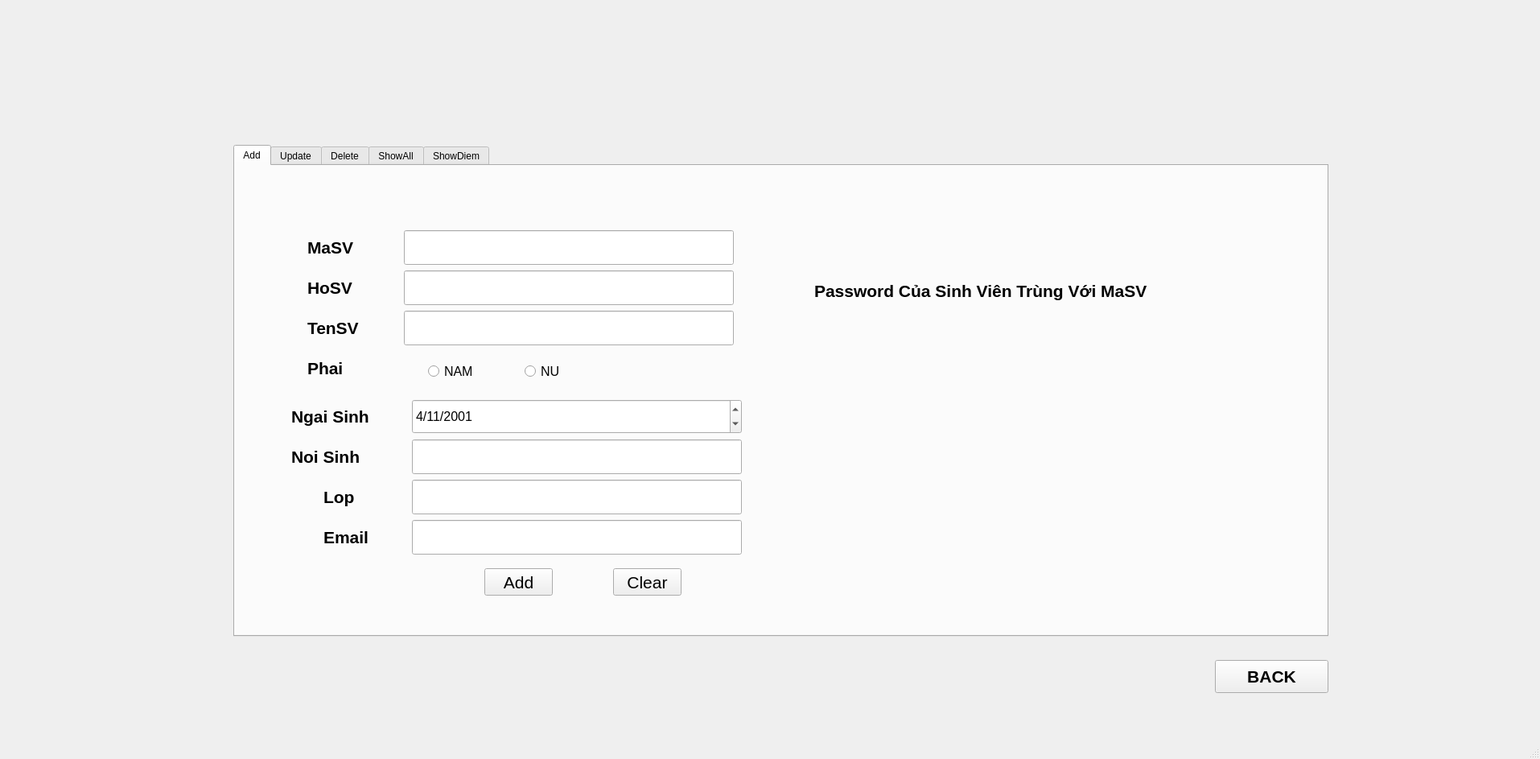
<?xml version="1.0" encoding="UTF-8"?>
<ui version="4.0">
 <class>MainWindow</class>
 <widget class="QMainWindow" name="MainWindow">
  <property name="geometry">
   <rect>
    <x>0</x>
    <y>0</y>
    <width>1914</width>
    <height>943</height>
   </rect>
  </property>
  <property name="windowTitle">
   <string>MainWindow</string>
  </property>
  <widget class="QWidget" name="centralwidget">
   <widget class="QTabWidget" name="tab">
    <property name="enabled">
     <bool>true</bool>
    </property>
    <property name="geometry">
     <rect>
      <x>290</x>
      <y>180</y>
      <width>1361</width>
      <height>611</height>
     </rect>
    </property>
    <property name="sizePolicy">
     <sizepolicy hsizetype="Maximum" vsizetype="Maximum">
      <horstretch>0</horstretch>
      <verstretch>0</verstretch>
     </sizepolicy>
    </property>
    <property name="baseSize">
     <size>
      <width>1000</width>
      <height>1000</height>
     </size>
    </property>
    <property name="font">
     <font>
      <stylestrategy>PreferAntialias</stylestrategy>
     </font>
    </property>
    <property name="contextMenuPolicy">
     <enum>Qt::NoContextMenu</enum>
    </property>
    <property name="tabPosition">
     <enum>QTabWidget::North</enum>
    </property>
    <property name="tabShape">
     <enum>QTabWidget::Rounded</enum>
    </property>
    <property name="currentIndex">
     <number>0</number>
    </property>
    <property name="iconSize">
     <size>
      <width>20</width>
      <height>20</height>
     </size>
    </property>
    <widget class="QWidget" name="Add">
     <attribute name="title">
      <string>Add</string>
     </attribute>
     <widget class="QLineEdit" name="QLineAMaSV">
      <property name="geometry">
       <rect>
        <x>210</x>
        <y>80</y>
        <width>410</width>
        <height>43</height>
       </rect>
      </property>
      <property name="font">
       <font>
        <pointsize>16</pointsize>
       </font>
      </property>
     </widget>
     <widget class="QLineEdit" name="QLineAHoSV">
      <property name="geometry">
       <rect>
        <x>210</x>
        <y>130</y>
        <width>410</width>
        <height>43</height>
       </rect>
      </property>
      <property name="font">
       <font>
        <pointsize>16</pointsize>
       </font>
      </property>
     </widget>
     <widget class="QLineEdit" name="QLineATenSV">
      <property name="geometry">
       <rect>
        <x>210</x>
        <y>180</y>
        <width>410</width>
        <height>43</height>
       </rect>
      </property>
      <property name="font">
       <font>
        <pointsize>16</pointsize>
       </font>
      </property>
     </widget>
     <widget class="QRadioButton" name="OpNAM">
      <property name="geometry">
       <rect>
        <x>240</x>
        <y>240</y>
        <width>81</width>
        <height>30</height>
       </rect>
      </property>
      <property name="font">
       <font>
        <pointsize>12</pointsize>
       </font>
      </property>
      <property name="text">
       <string>NAM</string>
      </property>
     </widget>
     <widget class="QRadioButton" name="OpNU">
      <property name="geometry">
       <rect>
        <x>360</x>
        <y>240</y>
        <width>81</width>
        <height>30</height>
       </rect>
      </property>
      <property name="font">
       <font>
        <pointsize>12</pointsize>
       </font>
      </property>
      <property name="text">
       <string>NU</string>
      </property>
     </widget>
     <widget class="QDateEdit" name="QDateANS">
      <property name="geometry">
       <rect>
        <x>220</x>
        <y>290</y>
        <width>410</width>
        <height>43</height>
       </rect>
      </property>
      <property name="font">
       <font>
        <pointsize>12</pointsize>
       </font>
      </property>
      <property name="dateTime">
       <datetime>
        <hour>0</hour>
        <minute>0</minute>
        <second>0</second>
        <year>2001</year>
        <month>11</month>
        <day>4</day>
       </datetime>
      </property>
      <property name="maximumDateTime">
       <datetime>
        <hour>23</hour>
        <minute>59</minute>
        <second>59</second>
        <year>2020</year>
        <month>11</month>
        <day>30</day>
       </datetime>
      </property>
      <property name="maximumDate">
       <date>
        <year>2020</year>
        <month>11</month>
        <day>30</day>
       </date>
      </property>
      <property name="displayFormat">
       <string>d/M/yyyy</string>
      </property>
      <property name="date">
       <date>
        <year>2001</year>
        <month>11</month>
        <day>4</day>
       </date>
      </property>
     </widget>
     <widget class="QLineEdit" name="QLineADC">
      <property name="geometry">
       <rect>
        <x>220</x>
        <y>340</y>
        <width>410</width>
        <height>43</height>
       </rect>
      </property>
      <property name="font">
       <font>
        <pointsize>16</pointsize>
       </font>
      </property>
     </widget>
     <widget class="QLineEdit" name="QLineALop">
      <property name="geometry">
       <rect>
        <x>220</x>
        <y>390</y>
        <width>410</width>
        <height>43</height>
       </rect>
      </property>
      <property name="font">
       <font>
        <pointsize>16</pointsize>
       </font>
      </property>
     </widget>
     <widget class="QLabel" name="label_5">
      <property name="geometry">
       <rect>
        <x>90</x>
        <y>80</y>
        <width>110</width>
        <height>43</height>
       </rect>
      </property>
      <property name="font">
       <font>
        <pointsize>16</pointsize>
        <weight>75</weight>
        <bold>true</bold>
       </font>
      </property>
      <property name="text">
       <string>MaSV</string>
      </property>
     </widget>
     <widget class="QLabel" name="label_7">
      <property name="geometry">
       <rect>
        <x>90</x>
        <y>130</y>
        <width>110</width>
        <height>43</height>
       </rect>
      </property>
      <property name="font">
       <font>
        <pointsize>16</pointsize>
        <weight>75</weight>
        <bold>true</bold>
       </font>
      </property>
      <property name="text">
       <string>HoSV</string>
      </property>
     </widget>
     <widget class="QLabel" name="label_8">
      <property name="geometry">
       <rect>
        <x>90</x>
        <y>180</y>
        <width>110</width>
        <height>43</height>
       </rect>
      </property>
      <property name="font">
       <font>
        <pointsize>16</pointsize>
        <weight>75</weight>
        <bold>true</bold>
       </font>
      </property>
      <property name="text">
       <string>TenSV</string>
      </property>
     </widget>
     <widget class="QLabel" name="label_9">
      <property name="geometry">
       <rect>
        <x>90</x>
        <y>230</y>
        <width>110</width>
        <height>43</height>
       </rect>
      </property>
      <property name="font">
       <font>
        <pointsize>16</pointsize>
        <weight>75</weight>
        <bold>true</bold>
       </font>
      </property>
      <property name="text">
       <string>Phai</string>
      </property>
     </widget>
     <widget class="QLabel" name="label_10">
      <property name="geometry">
       <rect>
        <x>70</x>
        <y>290</y>
        <width>131</width>
        <height>43</height>
       </rect>
      </property>
      <property name="font">
       <font>
        <pointsize>16</pointsize>
        <weight>75</weight>
        <bold>true</bold>
       </font>
      </property>
      <property name="text">
       <string>Ngai Sinh</string>
      </property>
     </widget>
     <widget class="QLabel" name="label_11">
      <property name="geometry">
       <rect>
        <x>70</x>
        <y>340</y>
        <width>121</width>
        <height>43</height>
       </rect>
      </property>
      <property name="font">
       <font>
        <pointsize>16</pointsize>
        <weight>75</weight>
        <bold>true</bold>
       </font>
      </property>
      <property name="text">
       <string>Noi Sinh</string>
      </property>
     </widget>
     <widget class="QLabel" name="label_12">
      <property name="geometry">
       <rect>
        <x>110</x>
        <y>390</y>
        <width>110</width>
        <height>43</height>
       </rect>
      </property>
      <property name="font">
       <font>
        <pointsize>16</pointsize>
        <weight>75</weight>
        <bold>true</bold>
       </font>
      </property>
      <property name="text">
       <string>Lop</string>
      </property>
     </widget>
     <widget class="QLabel" name="label_13">
      <property name="geometry">
       <rect>
        <x>720</x>
        <y>110</y>
        <width>561</width>
        <height>91</height>
       </rect>
      </property>
      <property name="font">
       <font>
        <pointsize>16</pointsize>
        <weight>75</weight>
        <bold>true</bold>
       </font>
      </property>
      <property name="text">
       <string>Password Của Sinh Viên Trùng Với MaSV</string>
      </property>
      <property name="wordWrap">
       <bool>true</bool>
      </property>
     </widget>
     <widget class="QPushButton" name="QButtonAAddStudent">
      <property name="geometry">
       <rect>
        <x>310</x>
        <y>500</y>
        <width>85</width>
        <height>34</height>
       </rect>
      </property>
      <property name="font">
       <font>
        <pointsize>16</pointsize>
       </font>
      </property>
      <property name="text">
       <string>Add</string>
      </property>
     </widget>
     <widget class="QPushButton" name="QButtonAClear">
      <property name="geometry">
       <rect>
        <x>470</x>
        <y>500</y>
        <width>85</width>
        <height>34</height>
       </rect>
      </property>
      <property name="font">
       <font>
        <pointsize>16</pointsize>
       </font>
      </property>
      <property name="text">
       <string>Clear</string>
      </property>
     </widget>
     <widget class="QLineEdit" name="QLineAEmail">
      <property name="geometry">
       <rect>
        <x>220</x>
        <y>440</y>
        <width>410</width>
        <height>43</height>
       </rect>
      </property>
      <property name="font">
       <font>
        <pointsize>16</pointsize>
       </font>
      </property>
     </widget>
     <widget class="QLabel" name="label_17">
      <property name="geometry">
       <rect>
        <x>110</x>
        <y>440</y>
        <width>110</width>
        <height>43</height>
       </rect>
      </property>
      <property name="font">
       <font>
        <pointsize>16</pointsize>
        <weight>75</weight>
        <bold>true</bold>
       </font>
      </property>
      <property name="text">
       <string>Email</string>
      </property>
     </widget>
    </widget>
    <widget class="QWidget" name="Update">
     <attribute name="title">
      <string>Update</string>
     </attribute>
     <widget class="QPushButton" name="QButtonUUpdate">
      <property name="geometry">
       <rect>
        <x>270</x>
        <y>490</y>
        <width>101</width>
        <height>31</height>
       </rect>
      </property>
      <property name="font">
       <font>
        <pointsize>14</pointsize>
       </font>
      </property>
      <property name="text">
       <string>Update</string>
      </property>
     </widget>
     <widget class="QPushButton" name="QButtonUClear">
      <property name="geometry">
       <rect>
        <x>390</x>
        <y>490</y>
        <width>91</width>
        <height>31</height>
       </rect>
      </property>
      <property name="font">
       <font>
        <pointsize>14</pointsize>
       </font>
      </property>
      <property name="text">
       <string>Clear</string>
      </property>
     </widget>
     <widget class="QTableWidget" name="QTableUpdate">
      <property name="enabled">
       <bool>true</bool>
      </property>
      <property name="geometry">
       <rect>
        <x>585</x>
        <y>150</y>
        <width>731</width>
        <height>281</height>
       </rect>
      </property>
      <property name="sizePolicy">
       <sizepolicy hsizetype="Expanding" vsizetype="Expanding">
        <horstretch>0</horstretch>
        <verstretch>0</verstretch>
       </sizepolicy>
      </property>
      <property name="minimumSize">
       <size>
        <width>731</width>
        <height>20</height>
       </size>
      </property>
      <property name="maximumSize">
       <size>
        <width>731</width>
        <height>16777215</height>
       </size>
      </property>
      <property name="font">
       <font>
        <pointsize>9</pointsize>
        <weight>50</weight>
        <bold>false</bold>
       </font>
      </property>
      <property name="layoutDirection">
       <enum>Qt::LeftToRight</enum>
      </property>
      <property name="editTriggers">
       <set>QAbstractItemView::AnyKeyPressed|QAbstractItemView::CurrentChanged|QAbstractItemView::DoubleClicked|QAbstractItemView::EditKeyPressed</set>
      </property>
      <property name="dragEnabled">
       <bool>true</bool>
      </property>
      <property name="dragDropOverwriteMode">
       <bool>false</bool>
      </property>
      <property name="dragDropMode">
       <enum>QAbstractItemView::DragOnly</enum>
      </property>
      <property name="verticalScrollMode">
       <enum>QAbstractItemView::ScrollPerPixel</enum>
      </property>
      <property name="horizontalScrollMode">
       <enum>QAbstractItemView::ScrollPerPixel</enum>
      </property>
      <property name="gridStyle">
       <enum>Qt::CustomDashLine</enum>
      </property>
      <property name="rowCount">
       <number>1</number>
      </property>
      <attribute name="horizontalHeaderDefaultSectionSize">
       <number>85</number>
      </attribute>
      <attribute name="horizontalHeaderMinimumSectionSize">
       <number>24</number>
      </attribute>
      <attribute name="verticalHeaderDefaultSectionSize">
       <number>1</number>
      </attribute>
      <row/>
      <column>
       <property name="text">
        <string>MaSV</string>
       </property>
       <property name="font">
        <font>
         <pointsize>14</pointsize>
         <weight>75</weight>
         <bold>true</bold>
        </font>
       </property>
      </column>
      <column>
       <property name="text">
        <string>HoSV</string>
       </property>
       <property name="font">
        <font>
         <pointsize>14</pointsize>
         <weight>75</weight>
         <bold>true</bold>
        </font>
       </property>
      </column>
      <column>
       <property name="text">
        <string>TenSV</string>
       </property>
       <property name="font">
        <font>
         <pointsize>14</pointsize>
         <weight>75</weight>
         <bold>true</bold>
        </font>
       </property>
      </column>
      <column>
       <property name="text">
        <string>PHAI</string>
       </property>
       <property name="font">
        <font>
         <pointsize>14</pointsize>
         <weight>75</weight>
         <bold>true</bold>
        </font>
       </property>
      </column>
      <column>
       <property name="text">
        <string>NGAY SINH</string>
       </property>
       <property name="font">
        <font>
         <pointsize>14</pointsize>
         <weight>75</weight>
         <bold>true</bold>
        </font>
       </property>
      </column>
      <column>
       <property name="text">
        <string>NOI SINH</string>
       </property>
       <property name="font">
        <font>
         <pointsize>14</pointsize>
         <weight>75</weight>
         <bold>true</bold>
        </font>
       </property>
      </column>
      <column>
       <property name="text">
        <string>LOP</string>
       </property>
       <property name="font">
        <font>
         <pointsize>14</pointsize>
         <weight>75</weight>
         <bold>true</bold>
        </font>
       </property>
      </column>
      <column>
       <property name="text">
        <string>EMAIL</string>
       </property>
       <property name="font">
        <font>
         <pointsize>14</pointsize>
         <weight>75</weight>
         <bold>true</bold>
        </font>
       </property>
      </column>
     </widget>
     <widget class="QLabel" name="label">
      <property name="geometry">
       <rect>
        <x>780</x>
        <y>100</y>
        <width>161</width>
        <height>31</height>
       </rect>
      </property>
      <property name="font">
       <font>
        <pointsize>12</pointsize>
        <weight>75</weight>
        <bold>true</bold>
       </font>
      </property>
      <property name="layoutDirection">
       <enum>Qt::LeftToRight</enum>
      </property>
      <property name="text">
       <string>SUGGEST</string>
      </property>
     </widget>
     <widget class="QLabel" name="label_2">
      <property name="geometry">
       <rect>
        <x>220</x>
        <y>90</y>
        <width>321</width>
        <height>30</height>
       </rect>
      </property>
      <property name="font">
       <font>
        <pointsize>16</pointsize>
       </font>
      </property>
      <property name="text">
       <string>Press Enter for suggest</string>
      </property>
     </widget>
     <widget class="QLineEdit" name="QLineUMaSV">
      <property name="geometry">
       <rect>
        <x>240</x>
        <y>150</y>
        <width>311</width>
        <height>30</height>
       </rect>
      </property>
      <property name="font">
       <font>
        <pointsize>16</pointsize>
       </font>
      </property>
     </widget>
     <widget class="QLineEdit" name="QLineUHoSV">
      <property name="geometry">
       <rect>
        <x>240</x>
        <y>190</y>
        <width>311</width>
        <height>30</height>
       </rect>
      </property>
      <property name="font">
       <font>
        <pointsize>16</pointsize>
       </font>
      </property>
     </widget>
     <widget class="QLineEdit" name="QLineUTenSV">
      <property name="geometry">
       <rect>
        <x>240</x>
        <y>230</y>
        <width>311</width>
        <height>30</height>
       </rect>
      </property>
      <property name="font">
       <font>
        <pointsize>16</pointsize>
       </font>
      </property>
     </widget>
     <widget class="QLabel" name="label_18">
      <property name="geometry">
       <rect>
        <x>130</x>
        <y>150</y>
        <width>90</width>
        <height>30</height>
       </rect>
      </property>
      <property name="font">
       <font>
        <pointsize>16</pointsize>
        <weight>75</weight>
        <bold>true</bold>
       </font>
      </property>
      <property name="text">
       <string>MaSV</string>
      </property>
     </widget>
     <widget class="QLabel" name="label_19">
      <property name="geometry">
       <rect>
        <x>130</x>
        <y>190</y>
        <width>90</width>
        <height>30</height>
       </rect>
      </property>
      <property name="font">
       <font>
        <pointsize>16</pointsize>
        <weight>75</weight>
        <bold>true</bold>
       </font>
      </property>
      <property name="text">
       <string>HoSV</string>
      </property>
     </widget>
     <widget class="QLabel" name="label_20">
      <property name="geometry">
       <rect>
        <x>130</x>
        <y>230</y>
        <width>90</width>
        <height>30</height>
       </rect>
      </property>
      <property name="font">
       <font>
        <pointsize>16</pointsize>
        <weight>75</weight>
        <bold>true</bold>
       </font>
      </property>
      <property name="text">
       <string>TenSV</string>
      </property>
     </widget>
     <widget class="QLabel" name="label_21">
      <property name="geometry">
       <rect>
        <x>130</x>
        <y>270</y>
        <width>90</width>
        <height>30</height>
       </rect>
      </property>
      <property name="font">
       <font>
        <pointsize>16</pointsize>
        <weight>75</weight>
        <bold>true</bold>
       </font>
      </property>
      <property name="text">
       <string>Phai</string>
      </property>
     </widget>
     <widget class="QLabel" name="label_22">
      <property name="geometry">
       <rect>
        <x>90</x>
        <y>310</y>
        <width>151</width>
        <height>30</height>
       </rect>
      </property>
      <property name="font">
       <font>
        <pointsize>16</pointsize>
        <weight>75</weight>
        <bold>true</bold>
       </font>
      </property>
      <property name="text">
       <string>Ngay Sinh</string>
      </property>
     </widget>
     <widget class="QLabel" name="label_23">
      <property name="geometry">
       <rect>
        <x>90</x>
        <y>350</y>
        <width>131</width>
        <height>30</height>
       </rect>
      </property>
      <property name="font">
       <font>
        <pointsize>16</pointsize>
        <weight>75</weight>
        <bold>true</bold>
       </font>
      </property>
      <property name="text">
       <string>Noi Sinh</string>
      </property>
     </widget>
     <widget class="QLabel" name="label_24">
      <property name="geometry">
       <rect>
        <x>130</x>
        <y>390</y>
        <width>90</width>
        <height>30</height>
       </rect>
      </property>
      <property name="font">
       <font>
        <pointsize>16</pointsize>
        <weight>75</weight>
        <bold>true</bold>
       </font>
      </property>
      <property name="text">
       <string>Lop</string>
      </property>
     </widget>
     <widget class="QComboBox" name="OpUPhai">
      <property name="geometry">
       <rect>
        <x>240</x>
        <y>270</y>
        <width>91</width>
        <height>30</height>
       </rect>
      </property>
      <property name="font">
       <font>
        <pointsize>12</pointsize>
       </font>
      </property>
      <item>
       <property name="text">
        <string>NAM</string>
       </property>
      </item>
      <item>
       <property name="text">
        <string>NU</string>
       </property>
      </item>
     </widget>
     <widget class="QDateEdit" name="QDateUNgaySinh">
      <property name="geometry">
       <rect>
        <x>240</x>
        <y>310</y>
        <width>171</width>
        <height>30</height>
       </rect>
      </property>
      <property name="font">
       <font>
        <pointsize>12</pointsize>
       </font>
      </property>
      <property name="dateTime">
       <datetime>
        <hour>0</hour>
        <minute>0</minute>
        <second>0</second>
        <year>2001</year>
        <month>11</month>
        <day>4</day>
       </datetime>
      </property>
      <property name="maximumDateTime">
       <datetime>
        <hour>23</hour>
        <minute>59</minute>
        <second>59</second>
        <year>2020</year>
        <month>12</month>
        <day>31</day>
       </datetime>
      </property>
      <property name="displayFormat">
       <string>d/M/yyyy</string>
      </property>
      <property name="date">
       <date>
        <year>2001</year>
        <month>11</month>
        <day>4</day>
       </date>
      </property>
     </widget>
     <widget class="QLineEdit" name="QLineUNoiSinh">
      <property name="geometry">
       <rect>
        <x>240</x>
        <y>350</y>
        <width>311</width>
        <height>30</height>
       </rect>
      </property>
      <property name="font">
       <font>
        <pointsize>16</pointsize>
       </font>
      </property>
     </widget>
     <widget class="QLineEdit" name="QLineULop">
      <property name="geometry">
       <rect>
        <x>240</x>
        <y>390</y>
        <width>311</width>
        <height>30</height>
       </rect>
      </property>
      <property name="font">
       <font>
        <pointsize>16</pointsize>
       </font>
      </property>
     </widget>
     <widget class="QLabel" name="label_25">
      <property name="geometry">
       <rect>
        <x>130</x>
        <y>430</y>
        <width>90</width>
        <height>30</height>
       </rect>
      </property>
      <property name="font">
       <font>
        <pointsize>16</pointsize>
        <weight>75</weight>
        <bold>true</bold>
       </font>
      </property>
      <property name="text">
       <string>Email</string>
      </property>
     </widget>
     <widget class="QLineEdit" name="QLineUEmail">
      <property name="geometry">
       <rect>
        <x>240</x>
        <y>430</y>
        <width>311</width>
        <height>30</height>
       </rect>
      </property>
      <property name="font">
       <font>
        <pointsize>16</pointsize>
       </font>
      </property>
     </widget>
    </widget>
    <widget class="QWidget" name="Delete">
     <attribute name="title">
      <string>Delete</string>
     </attribute>
     <widget class="QPushButton" name="QButtonDClear">
      <property name="geometry">
       <rect>
        <x>1100</x>
        <y>90</y>
        <width>80</width>
        <height>30</height>
       </rect>
      </property>
      <property name="font">
       <font>
        <pointsize>14</pointsize>
       </font>
      </property>
      <property name="text">
       <string>Clear</string>
      </property>
     </widget>
     <widget class="QPushButton" name="QButtonDDelete">
      <property name="geometry">
       <rect>
        <x>1010</x>
        <y>90</y>
        <width>80</width>
        <height>30</height>
       </rect>
      </property>
      <property name="font">
       <font>
        <pointsize>14</pointsize>
       </font>
      </property>
      <property name="text">
       <string>Delete</string>
      </property>
     </widget>
     <widget class="QLabel" name="label_4">
      <property name="geometry">
       <rect>
        <x>610</x>
        <y>50</y>
        <width>281</width>
        <height>31</height>
       </rect>
      </property>
      <property name="font">
       <font>
        <pointsize>14</pointsize>
        <weight>75</weight>
        <bold>true</bold>
       </font>
      </property>
      <property name="text">
       <string>Press Enter For Suggest</string>
      </property>
     </widget>
     <widget class="QTableWidget" name="QTableDelete">
      <property name="enabled">
       <bool>true</bool>
      </property>
      <property name="geometry">
       <rect>
        <x>260</x>
        <y>140</y>
        <width>971</width>
        <height>411</height>
       </rect>
      </property>
      <property name="minimumSize">
       <size>
        <width>10</width>
        <height>20</height>
       </size>
      </property>
      <property name="font">
       <font>
        <pointsize>12</pointsize>
        <weight>75</weight>
        <bold>true</bold>
        <stylestrategy>PreferAntialias</stylestrategy>
       </font>
      </property>
      <property name="layoutDirection">
       <enum>Qt::LeftToRight</enum>
      </property>
      <property name="autoScrollMargin">
       <number>16</number>
      </property>
      <attribute name="horizontalHeaderDefaultSectionSize">
       <number>101</number>
      </attribute>
      <attribute name="horizontalHeaderMinimumSectionSize">
       <number>24</number>
      </attribute>
      <attribute name="verticalHeaderDefaultSectionSize">
       <number>1</number>
      </attribute>
      <column>
       <property name="text">
        <string>MaSV</string>
       </property>
       <property name="font">
        <font>
         <pointsize>14</pointsize>
         <weight>75</weight>
         <bold>true</bold>
        </font>
       </property>
      </column>
      <column>
       <property name="text">
        <string>HoSV</string>
       </property>
       <property name="font">
        <font>
         <pointsize>14</pointsize>
         <weight>75</weight>
         <bold>true</bold>
        </font>
       </property>
      </column>
      <column>
       <property name="text">
        <string>TenSV</string>
       </property>
       <property name="font">
        <font>
         <pointsize>14</pointsize>
         <weight>75</weight>
         <bold>true</bold>
        </font>
       </property>
      </column>
      <column>
       <property name="text">
        <string>Phai</string>
       </property>
       <property name="font">
        <font>
         <pointsize>14</pointsize>
         <weight>75</weight>
         <bold>true</bold>
        </font>
       </property>
      </column>
      <column>
       <property name="text">
        <string>NgaySinh</string>
       </property>
       <property name="font">
        <font>
         <pointsize>14</pointsize>
         <weight>75</weight>
         <bold>true</bold>
        </font>
       </property>
      </column>
      <column>
       <property name="text">
        <string>NoiSinh</string>
       </property>
       <property name="font">
        <font>
         <pointsize>14</pointsize>
         <weight>75</weight>
         <bold>true</bold>
        </font>
       </property>
      </column>
      <column>
       <property name="text">
        <string>TenLop</string>
       </property>
       <property name="font">
        <font>
         <pointsize>14</pointsize>
         <weight>75</weight>
         <bold>true</bold>
        </font>
       </property>
      </column>
      <column>
       <property name="text">
        <string>Email</string>
       </property>
      </column>
     </widget>
     <widget class="QLabel" name="label_3">
      <property name="geometry">
       <rect>
        <x>720</x>
        <y>90</y>
        <width>51</width>
        <height>25</height>
       </rect>
      </property>
      <property name="font">
       <font>
        <pointsize>12</pointsize>
        <weight>75</weight>
        <bold>true</bold>
       </font>
      </property>
      <property name="text">
       <string>TEN</string>
      </property>
     </widget>
     <widget class="QLabel" name="label_6">
      <property name="geometry">
       <rect>
        <x>350</x>
        <y>90</y>
        <width>161</width>
        <height>25</height>
       </rect>
      </property>
      <property name="font">
       <font>
        <pointsize>12</pointsize>
        <weight>75</weight>
        <bold>true</bold>
       </font>
      </property>
      <property name="text">
       <string>MA SINH VIEN</string>
      </property>
     </widget>
     <widget class="QLineEdit" name="QLineDMaSV">
      <property name="geometry">
       <rect>
        <x>510</x>
        <y>90</y>
        <width>181</width>
        <height>25</height>
       </rect>
      </property>
      <property name="font">
       <font>
        <pointsize>12</pointsize>
       </font>
      </property>
      <property name="placeholderText">
       <string>Ma Sinh Vien</string>
      </property>
     </widget>
     <widget class="QLineEdit" name="QLineDTenSV">
      <property name="geometry">
       <rect>
        <x>770</x>
        <y>90</y>
        <width>191</width>
        <height>25</height>
       </rect>
      </property>
      <property name="font">
       <font>
        <pointsize>12</pointsize>
       </font>
      </property>
      <property name="dragEnabled">
       <bool>false</bool>
      </property>
      <property name="readOnly">
       <bool>false</bool>
      </property>
      <property name="placeholderText">
       <string>Ten Sinh Vien</string>
      </property>
      <property name="cursorMoveStyle">
       <enum>Qt::LogicalMoveStyle</enum>
      </property>
     </widget>
     <zorder>QButtonDClear</zorder>
     <zorder>QButtonDDelete</zorder>
     <zorder>label_4</zorder>
     <zorder>label_3</zorder>
     <zorder>label_6</zorder>
     <zorder>QLineDMaSV</zorder>
     <zorder>QLineDTenSV</zorder>
     <zorder>QTableDelete</zorder>
    </widget>
    <widget class="QWidget" name="ShowAll">
     <attribute name="title">
      <string>ShowAll</string>
     </attribute>
     <widget class="QLabel" name="label_14">
      <property name="geometry">
       <rect>
        <x>420</x>
        <y>110</y>
        <width>101</width>
        <height>25</height>
       </rect>
      </property>
      <property name="font">
       <font>
        <pointsize>12</pointsize>
        <weight>75</weight>
        <bold>true</bold>
        <stylestrategy>PreferAntialias</stylestrategy>
       </font>
      </property>
      <property name="text">
       <string>Ten Lop</string>
      </property>
     </widget>
     <widget class="QLabel" name="label_16">
      <property name="geometry">
       <rect>
        <x>570</x>
        <y>50</y>
        <width>301</width>
        <height>51</height>
       </rect>
      </property>
      <property name="font">
       <font>
        <pointsize>14</pointsize>
        <weight>75</weight>
        <bold>true</bold>
       </font>
      </property>
      <property name="text">
       <string>Press Enter for suggest</string>
      </property>
     </widget>
     <widget class="QPushButton" name="QButtonShowAll">
      <property name="geometry">
       <rect>
        <x>870</x>
        <y>110</y>
        <width>81</width>
        <height>31</height>
       </rect>
      </property>
      <property name="font">
       <font>
        <pointsize>12</pointsize>
        <stylestrategy>PreferAntialias</stylestrategy>
       </font>
      </property>
      <property name="text">
       <string>Show</string>
      </property>
     </widget>
     <widget class="QPushButton" name="QButtonSAClear">
      <property name="geometry">
       <rect>
        <x>990</x>
        <y>110</y>
        <width>91</width>
        <height>31</height>
       </rect>
      </property>
      <property name="font">
       <font>
        <pointsize>12</pointsize>
        <stylestrategy>PreferAntialias</stylestrategy>
       </font>
      </property>
      <property name="text">
       <string>Clear</string>
      </property>
     </widget>
     <widget class="QTableWidget" name="QTableShowAll">
      <property name="geometry">
       <rect>
        <x>270</x>
        <y>160</y>
        <width>951</width>
        <height>351</height>
       </rect>
      </property>
      <property name="minimumSize">
       <size>
        <width>10</width>
        <height>20</height>
       </size>
      </property>
      <property name="font">
       <font>
        <pointsize>12</pointsize>
        <weight>50</weight>
        <bold>false</bold>
       </font>
      </property>
      <property name="layoutDirection">
       <enum>Qt::LeftToRight</enum>
      </property>
      <property name="autoScrollMargin">
       <number>16</number>
      </property>
      <attribute name="horizontalHeaderDefaultSectionSize">
       <number>101</number>
      </attribute>
      <attribute name="horizontalHeaderMinimumSectionSize">
       <number>24</number>
      </attribute>
      <attribute name="verticalHeaderDefaultSectionSize">
       <number>1</number>
      </attribute>
      <column>
       <property name="text">
        <string>MaSV</string>
       </property>
       <property name="font">
        <font>
         <pointsize>14</pointsize>
         <weight>75</weight>
         <bold>true</bold>
        </font>
       </property>
      </column>
      <column>
       <property name="text">
        <string>HoSV</string>
       </property>
       <property name="font">
        <font>
         <pointsize>14</pointsize>
         <weight>75</weight>
         <bold>true</bold>
        </font>
       </property>
      </column>
      <column>
       <property name="text">
        <string>TenSV</string>
       </property>
       <property name="font">
        <font>
         <pointsize>14</pointsize>
         <weight>75</weight>
         <bold>true</bold>
        </font>
       </property>
      </column>
      <column>
       <property name="text">
        <string>Phai</string>
       </property>
       <property name="font">
        <font>
         <pointsize>14</pointsize>
         <weight>75</weight>
         <bold>true</bold>
        </font>
       </property>
      </column>
      <column>
       <property name="text">
        <string>NgaySinh</string>
       </property>
       <property name="font">
        <font>
         <pointsize>14</pointsize>
         <weight>75</weight>
         <bold>true</bold>
        </font>
       </property>
      </column>
      <column>
       <property name="text">
        <string>NoiSinh</string>
       </property>
       <property name="font">
        <font>
         <pointsize>14</pointsize>
         <weight>75</weight>
         <bold>true</bold>
        </font>
       </property>
      </column>
      <column>
       <property name="text">
        <string>TenLop</string>
       </property>
       <property name="font">
        <font>
         <pointsize>14</pointsize>
         <weight>75</weight>
         <bold>true</bold>
        </font>
       </property>
      </column>
      <column>
       <property name="text">
        <string>Email</string>
       </property>
       <property name="font">
        <font>
         <pointsize>14</pointsize>
         <weight>75</weight>
         <bold>true</bold>
        </font>
       </property>
      </column>
     </widget>
     <widget class="QLineEdit" name="QLineSATenLop">
      <property name="geometry">
       <rect>
        <x>530</x>
        <y>110</y>
        <width>161</width>
        <height>25</height>
       </rect>
      </property>
      <property name="font">
       <font>
        <pointsize>12</pointsize>
        <stylestrategy>PreferAntialias</stylestrategy>
       </font>
      </property>
     </widget>
    </widget>
    <widget class="QWidget" name="ShowDiem">
     <attribute name="title">
      <string>ShowDiem</string>
     </attribute>
     <widget class="QLineEdit" name="QLineSDMaMH">
      <property name="geometry">
       <rect>
        <x>410</x>
        <y>90</y>
        <width>231</width>
        <height>25</height>
       </rect>
      </property>
      <property name="font">
       <font>
        <pointsize>12</pointsize>
       </font>
      </property>
      <property name="placeholderText">
       <string>Ma Mon Hoc</string>
      </property>
     </widget>
     <widget class="QTableWidget" name="QTableShowDiem">
      <property name="geometry">
       <rect>
        <x>200</x>
        <y>140</y>
        <width>841</width>
        <height>331</height>
       </rect>
      </property>
      <property name="font">
       <font>
        <pointsize>16</pointsize>
        <weight>75</weight>
        <bold>true</bold>
       </font>
      </property>
      <column>
       <property name="text">
        <string>MaMH</string>
       </property>
      </column>
      <column>
       <property name="text">
        <string>MaSV</string>
       </property>
      </column>
      <column>
       <property name="text">
        <string>HoSV</string>
       </property>
      </column>
      <column>
       <property name="text">
        <string>TenSV</string>
       </property>
      </column>
      <column>
       <property name="text">
        <string>TenMH</string>
       </property>
      </column>
      <column>
       <property name="text">
        <string>Diem</string>
       </property>
      </column>
     </widget>
     <widget class="QPushButton" name="QButtonSDSearch">
      <property name="geometry">
       <rect>
        <x>770</x>
        <y>90</y>
        <width>80</width>
        <height>30</height>
       </rect>
      </property>
      <property name="font">
       <font>
        <pointsize>12</pointsize>
       </font>
      </property>
      <property name="text">
       <string>Search</string>
      </property>
     </widget>
     <widget class="QPushButton" name="QButtonSDClear">
      <property name="geometry">
       <rect>
        <x>870</x>
        <y>90</y>
        <width>80</width>
        <height>30</height>
       </rect>
      </property>
      <property name="font">
       <font>
        <pointsize>12</pointsize>
       </font>
      </property>
      <property name="text">
       <string>Clear</string>
      </property>
     </widget>
     <widget class="QLabel" name="label_26">
      <property name="geometry">
       <rect>
        <x>270</x>
        <y>90</y>
        <width>131</width>
        <height>25</height>
       </rect>
      </property>
      <property name="font">
       <font>
        <pointsize>12</pointsize>
        <weight>75</weight>
        <bold>true</bold>
       </font>
      </property>
      <property name="text">
       <string>Ma Mon Hoc</string>
      </property>
     </widget>
    </widget>
   </widget>
   <widget class="QPushButton" name="QButtonBack">
    <property name="geometry">
     <rect>
      <x>1510</x>
      <y>820</y>
      <width>141</width>
      <height>41</height>
     </rect>
    </property>
    <property name="font">
     <font>
      <pointsize>16</pointsize>
      <weight>75</weight>
      <bold>true</bold>
     </font>
    </property>
    <property name="text">
     <string>BACK</string>
    </property>
   </widget>
  </widget>
  <widget class="QStatusBar" name="statusbar"/>
 </widget>
 <resources/>
 <connections/>
 <designerdata>
  <property name="gridDeltaX">
   <number>10</number>
  </property>
  <property name="gridDeltaY">
   <number>10</number>
  </property>
  <property name="gridSnapX">
   <bool>true</bool>
  </property>
  <property name="gridSnapY">
   <bool>true</bool>
  </property>
  <property name="gridVisible">
   <bool>true</bool>
  </property>
 </designerdata>
</ui>
